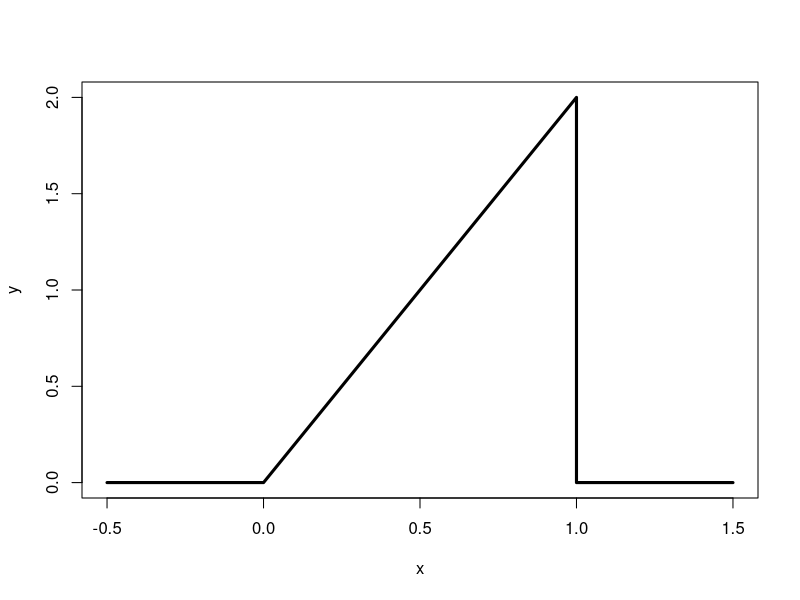
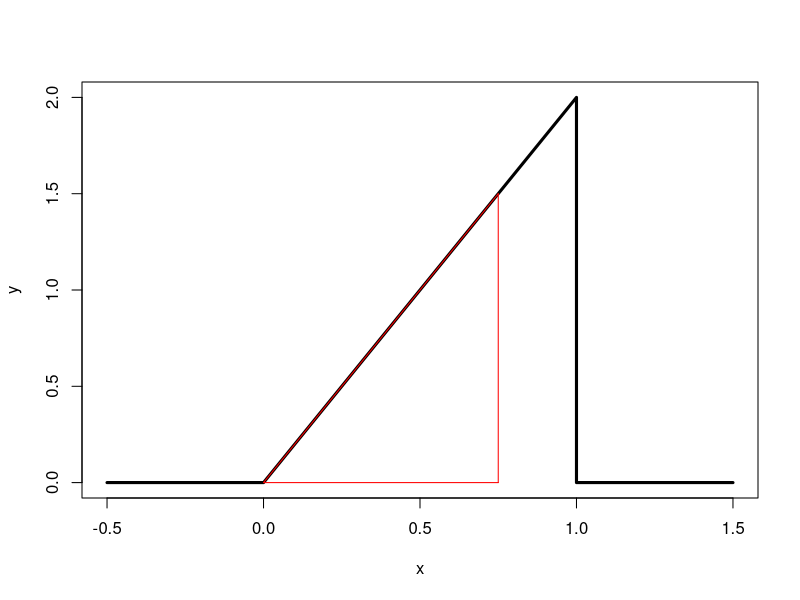
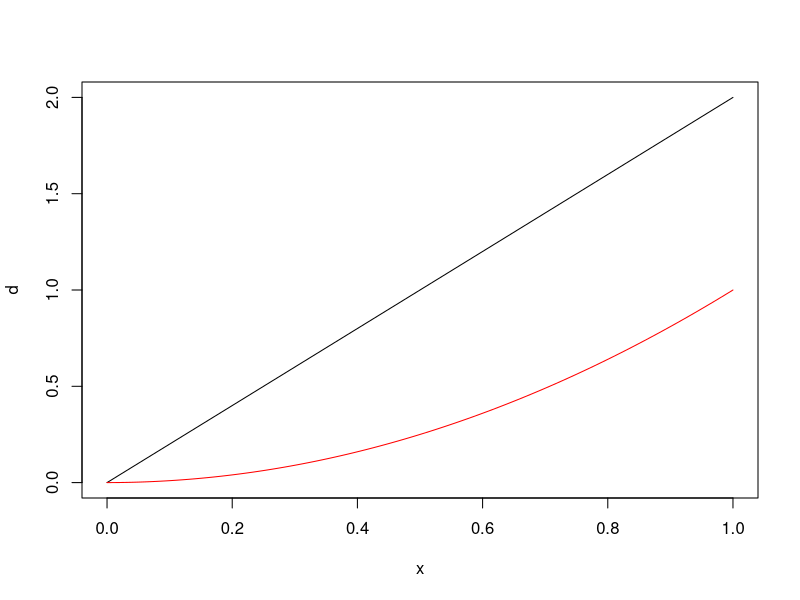

Write R code to recreate these figures, in order.
## ---- chunk 1
x <- c(-0.5,0,1,1,1.5)
y <- c(0,0,2,0,0)

plot(x, y, lwd = 3, frame = TRUE, type="l")
## ---- chunk 2
plot(x, y, lwd = 3, frame = TRUE, type="l")
lines(c(0.0, 0.75), c(0, 0), col = "red")
lines(c(0.75, 0.75), c(0.0, 1.5), col = "red")
lines(c(0.0, 0.75), c(0.0, 1.5), col = "red")

calc_prob <- (0.75 * 1.5) / 2
calc_prob
## ---- chunk 3
pbeta(0.75,2,1)

#What's the probability that 40%, 50% and 60% of the calls or fewere are addressed on the same day
#F(x), given x = 0.4, 0.5, 0.6
pbeta(c(0.4, 0.5, 0.6), 2, 1)

#And the survival function is 1 - F(x)
1 - pbeta(c(0.4, 0.5, 0.6), 2, 1)
## ---- chunk 4
x <- seq(0, 1, length = 100)
d <- dbeta(x, 2, 1) #density
p <- pbeta(x, 2, 1) #probability of being less than x
plot(x, d, type = "l")
lines(x, p, type= "l", col = "red")
## ---- chunk 5
qbeta(0.5, 2, 1) #0.5 quantile, 50% percentile or population median
